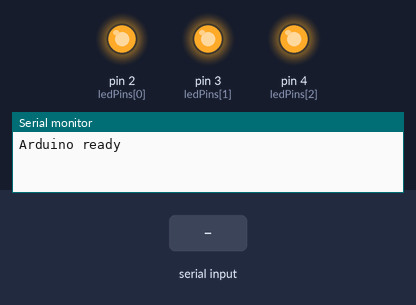
Bench run of a sketch on a simulated Arduino Uno, built with avr-gcc and run on an emulated ATmega328P. On the bench: output pins drawn as LEDs (lit = HIGH), the last lines printed to the serial monitor. Inputs (shaded band) come from the test bench.

Above: at 1.2 s.
1.3 s: "1" received over Serial
At 2.5 s:
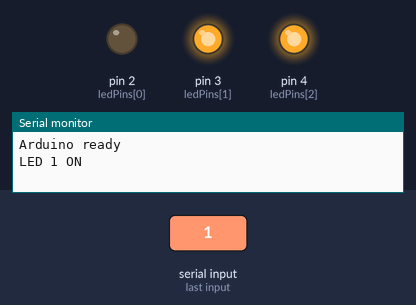
2.8 s: "2" received over Serial
At 3.7 s:
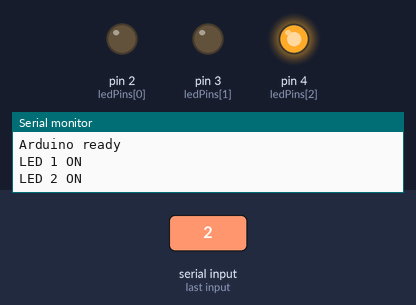
Timing chart, 0 to 5.8 s (numbered marks = the images above; inputs shaded):
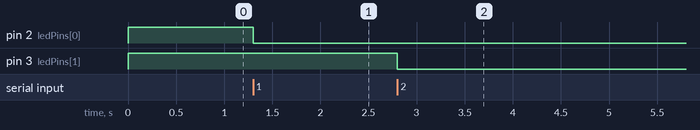

Measured:
- after the input at 1.3 s, pin 2 (ledPins[0]): HIGH → LOW at once
- after the input at 2.8 s, pin 3 (ledPins[1]): HIGH → LOW at once

The sketch:

HW8-1.ino
```cpp
int ledPins[] = {2, 3, 4};
int total_leds = 3;

void setup() {
  Serial.begin(9600);
  for (int i = 0; i < total_leds; i++) {
    pinMode(ledPins[i], OUTPUT);
    digitalWrite(ledPins[i], HIGH);
  }
  Serial.println("Arduino ready");
}
void loop() {
  if (Serial.available()) {
    char c = Serial.read();
    int index = c - '1';
    if (index >= 0 && index < total_leds) {
      digitalWrite(ledPins[index], LOW);
      Serial.print("LED ");
      Serial.print(index + 1);
      Serial.println(" ON");
    }
  }
}
```
